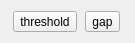
<?xml version="1.0" encoding="UTF-8"?>
<!--
 Addle source code
 Copyright 2019 Eleanor Hawk
 Modification and distribution permitted under the terms of the MIT License.
 See "LICENSE" for full details.
-->
<ui version="4.0">
 <class>Form</class>
 <widget class="QWidget" name="Form">
  <property name="geometry">
   <rect>
    <x>0</x>
    <y>0</y>
    <width>135</width>
    <height>43</height>
   </rect>
  </property>
  <property name="windowTitle">
   <string>Form</string>
  </property>
  <layout class="QHBoxLayout" name="horizontalLayout">
   <item>
    <widget class="QToolButton" name="toolButton_2">
     <property name="text">
      <string>threshold</string>
     </property>
    </widget>
   </item>
   <item>
    <widget class="QToolButton" name="toolButton">
     <property name="text">
      <string>gap</string>
     </property>
    </widget>
   </item>
  </layout>
 </widget>
 <resources/>
 <connections/>
</ui>
